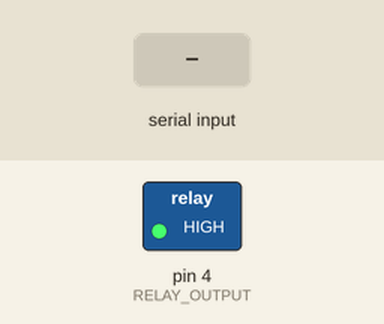
The sketch below on a simulated Arduino Uno, built with avr-gcc and run on an emulated ATmega328P. Shown: switched loads named in the sketch (green lamp = pin HIGH). Inputs (shaded band) come from the test bench.

Above: at 1.2 s.
1.3 s: "c" received over the second serial link
At 2.5 s:
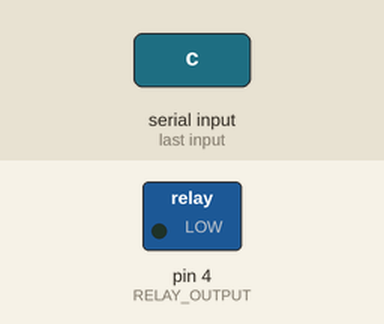
2.8 s: "d" received over the second serial link
At 3.7 s:
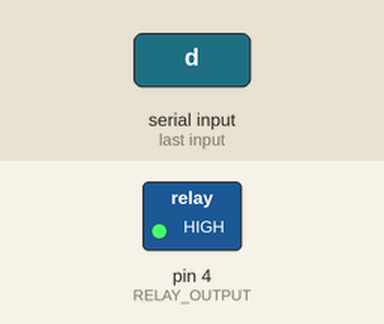
Timing chart, 0 to 5.8 s (numbered marks = the images above; inputs shaded):
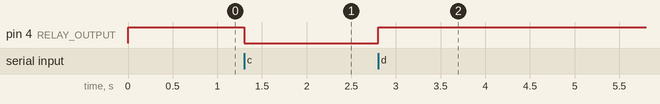

The sketch:

BatteryCare.ino
```cpp
#include <SoftwareSerial.h>
#define RELAY_OUTPUT 4

const int rx = 3;
const int tx = 1;

SoftwareSerial mySerial(rx, tx);
int i = 0;
char buf[12];
int inByte = 0 ;

void setup()
{
  pinMode(rx, INPUT);
  pinMode(tx, OUTPUT);
  pinMode(RELAY_OUTPUT, OUTPUT);
  digitalWrite(RELAY_OUTPUT,HIGH);    // turn the RELAY off

  mySerial.begin(9600);
}

void loop()
{
  if (mySerial.available() > 0)
  {
    inByte = mySerial.read();
    if (inByte == 'c')
    {
      digitalWrite(RELAY_OUTPUT, LOW);   // turn the RELAY on
    }
    else if (inByte == 'd')
    {
      digitalWrite(RELAY_OUTPUT,HIGH);    // turn the RELAY off
    }
  }
}
```

Measured:
- after the input at 1.3 s, pin 4 (RELAY_OUTPUT): HIGH → LOW at once
- after the input at 2.8 s, pin 4 (RELAY_OUTPUT): LOW → HIGH at once
